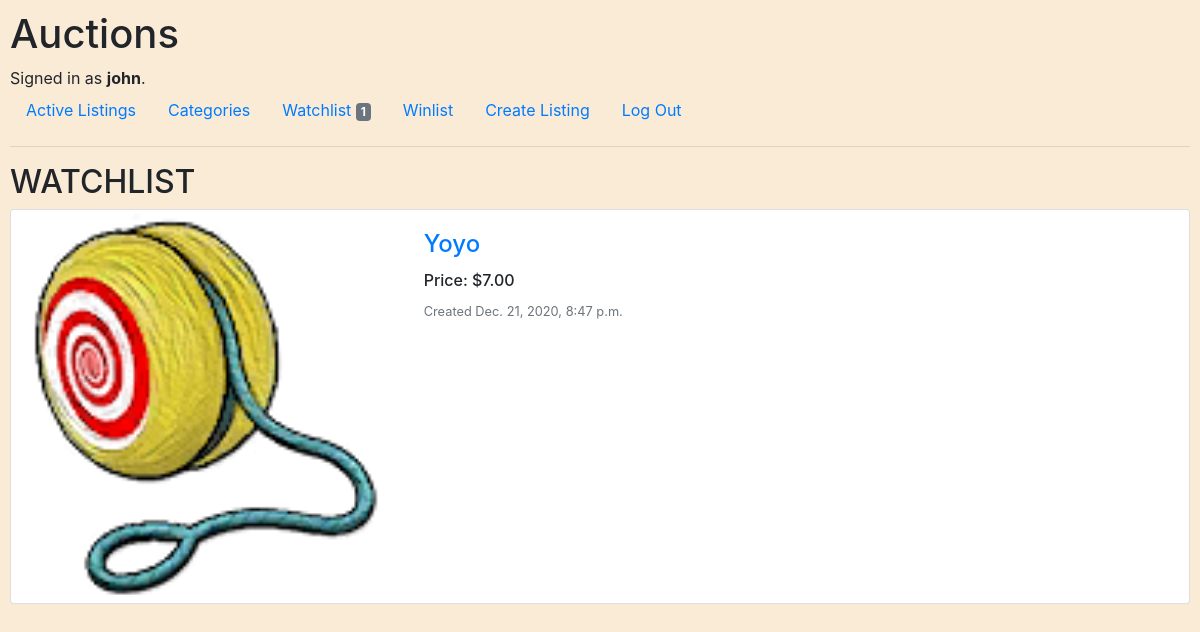
The page /watchlist/ (signed in) on the database its author committed.
### auctions/models.py (models this page shows, shortened)
class User(AbstractUser):
    def __str__(self):
        return f"{self.username} [ID#{self.id}]"

class Listing(models.Model):
    name = models.CharField(max_length=64)
    image = models.ImageField(upload_to='images/', null=True, blank=True)
    description = models.TextField(blank=True)
    price = models.DecimalField(decimal_places=2,max_digits=50)
    bidcount = models.IntegerField(default=0)
    lastbidding_by = models.CharField(max_length=64, blank=True)
    lister = models.ForeignKey(User, on_delete=models.CASCADE, related_name="lister")
    category = models.CharField(max_length=64, blank=True)
    created_at = models.DateTimeField(auto_now_add=True)
    watched = models.ManyToManyField(User, blank=True, related_name="watching")
    winner = models.CharField(max_length=64, blank=True)
    is_closed = models.BooleanField(default=False)

### auctions/views.py (the view)
# urls.py: path("watchlist/", views.watchlist, name="watchlist"),
def watchlist(request):
    watchedItemsNum = 0
    try:
        watcher = User.objects.get(username=request.user.username)
        watchedItems = Listing.objects.filter(watched=watcher)
        watchedItemsNum = len(watchedItems)
    except:
        pass
    context = {
        "watchedItemsNum": watchedItemsNum,
        "listings": Listing.objects.filter(watched=User.objects.get(username=request.user.username))
    }
    return render(request, 'auctions/watchlist.html', context)

### auctions/templates/auctions/watchlist.html
{% extends "auctions/layout.html" %}
{% block body %}
    <h2>WATCHLIST</h2>
    <div>
        {% for listing in listings %}
            <div class="card mb-3" style="max-width: 100%;">
                <div class="row no-gutters">
                    <div class="col-md-4">
                        {% if listing.image %}
                            <a href="{% url 'listing' listing.id %}"><img src="{{ listing.image.url }}" class="card-img" alt="{{ listing.name }}"></a>
                        {% endif %}
                    </div>
                    <div class="col-md-8">
                        <div class="card-body">
                            <h4 class="card-title"><a href="{% url 'listing' listing.id %}">{{ listing.name }}</a></h4>
                            <h6 class="card-text">Price: ${{ listing.price }}</h6>
                            <p class="card-text"><small class="text-muted">Created {{ listing.created_at }}</small></p>
                        </div>
                    </div>
                </div>
            </div>
        {% empty %}
            <li>No listings to show</li>
        {% endfor %}
    </div>
{% endblock %}

### auctions/templates/auctions/layout.html (shortened to what this page needs)
{% load static %}
<!DOCTYPE html>
<html lang="en">
    <head>
        <link rel="stylesheet" href="https://cdn.jsdelivr.net/npm/bootstrap@4.5.3/dist/css/bootstrap.min.css">
        <link href="{% static 'auctions/styles.css' %}" rel="stylesheet">
    </head>
    <body>
        <h1>Auctions</h1>
        <div>
            {% if user.is_authenticated %}
                Signed in as <strong>{{ user.username }}</strong>.
            {% else %}
                Not signed in.
            {% endif %}
        </div>
        <ul class="nav">
            <li class="nav-item">
                <a class="nav-link" href="{% url 'index' %}">Active Listings</a>
            </li>
            <li class="nav-item">
                <a class="nav-link" href="{% url 'categories' %}">Categories</a>
            </li>
            {% if user.is_authenticated %}
                <li class="nav-item">
                    <a class="nav-link" href="{% url 'watchlist' %}">Watchlist <span class="badge badge-secondary">{{ watchedItemsNum }}</span></a>
                </li>
                <li class="nav-item">
                    <a class="nav-link" href="{% url 'winlist' %}">Winlist</a>
                </li>
                <li class="nav-item">
                    <a class="nav-link" href="{% url 'newListing' %}">Create Listing</a>
                </li>
                <li class="nav-item">
                    <a class="nav-link" href="{% url 'logout' %}">Log Out</a>
                </li>
            {% endif %}
        </ul>
        <hr>
        {% block body %}
        {% endblock %}
    </body>
</html>

### auctions/static/auctions/styles.css (style rules this page uses)
body { background-color: antiquewhite; padding: 10px; }

### rows shown on the page
User: username "john"
Listing: image (picture), name "Yoyo", price "7.00", created_at "Dec. 21, 2020, 8:47 p.m."

### other values the page prints
{{ watchedItemsNum }} "1"
